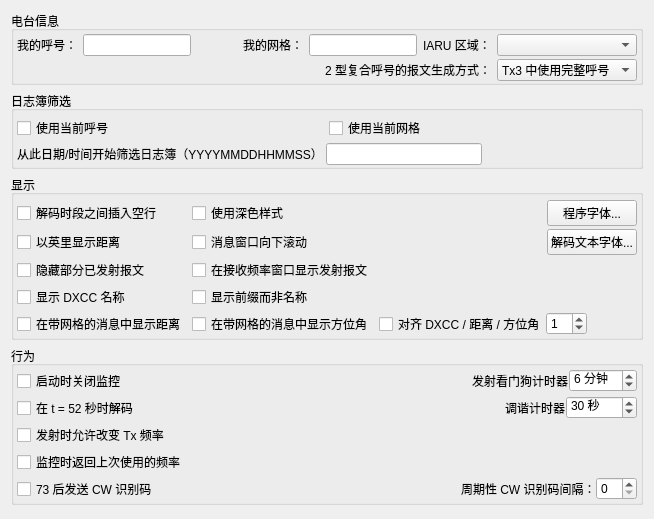
     <widget class="QWidget" name="general_tab">
      <attribute name="title">
       <string>常规</string>
      </attribute>
      <attribute name="toolTip">
       <string>电台基本信息和设置。</string>
      </attribute>
      <layout class="QVBoxLayout" name="verticalLayout_4">
       <item>
        <widget class="QGroupBox" name="station_group_box">
         <property name="sizePolicy">
          <sizepolicy hsizetype="Preferred" vsizetype="Preferred">
           <horstretch>0</horstretch>
           <verstretch>0</verstretch>
          </sizepolicy>
         </property>
         <property name="title">
          <string>电台信息</string>
         </property>
         <layout class="QGridLayout" name="gridLayout_14">
          <property name="leftMargin">
           <number>3</number>
          </property>
          <property name="topMargin">
           <number>3</number>
          </property>
          <property name="rightMargin">
           <number>3</number>
          </property>
          <property name="bottomMargin">
           <number>1</number>
          </property>
          <property name="verticalSpacing">
           <number>3</number>
          </property>
          <item row="0" column="0">
           <widget class="QLabel" name="callsign_label">
            <property name="text">
             <string>我的呼号：</string>
            </property>
            <property name="buddy">
             <cstring>callsign_line_edit</cstring>
            </property>
           </widget>
          </item>
          <item row="0" column="1">
           <widget class="QLineEdit" name="callsign_line_edit">
            <property name="toolTip">
             <string>本台呼号。</string>
            </property>
           </widget>
          </item>
          <item row="0" column="2">
           <spacer name="horizontalSpacer_4">
            <property name="orientation">
             <enum>Qt::Horizontal</enum>
            </property>
            <property name="sizeHint" stdset="0">
             <size>
              <width>40</width>
              <height>20</height>
             </size>
            </property>
           </spacer>
          </item>
          <item row="0" column="3">
           <widget class="QLabel" name="grid_label">
            <property name="text">
             <string>我的网格：</string>
            </property>
            <property name="buddy">
             <cstring>grid_line_edit</cstring>
            </property>
           </widget>
          </item>
          <item row="0" column="4">
           <widget class="QLineEdit" name="grid_line_edit">
            <property name="toolTip">
             <string>Maidenhead 网格定位（至少填写前四位）。</string>
            </property>
           </widget>
          </item>
          <item row="0" column="5">
           <widget class="QLabel" name="label_121">
            <property name="text">
             <string>IARU 区域：</string>
            </property>
            <property name="buddy">
             <cstring>region_combo_box</cstring>
            </property>
           </widget>
          </item>
          <item row="0" column="6">
           <widget class="QComboBox" name="region_combo_box">
            <property name="toolTip">
             <string>&lt;html&gt;&lt;head/&gt;&lt;body&gt;&lt;p&gt;选择您的 IARU 区域。&lt;/p&gt;&lt;/body&gt;&lt;/html&gt;</string>
            </property>
           </widget>
          </item>
          <item row="1" column="6">
           <widget class="QComboBox" name="type_2_msg_gen_combo_box">
            <property name="enabled">
             <bool>true</bool>
            </property>
            <property name="toolTip">
             <string>&lt;html&gt;&lt;head/&gt;&lt;body&gt;&lt;p&gt;Type 2 compound callsigns are those with prefixes or suffixes not included in the allowed shortlist (See Help-&amp;gt;Add-on prefixes and suffixes).&lt;/p&gt;&lt;p&gt;This option determines which generated messages should contain your full type 2 compound call sign rather than your base callsign. It only applies if you have a type 2 compound callsign.&lt;/p&gt;&lt;p&gt;This option controls the way the messages that are used to answer CQ calls are generated. Generated messages 6 (CQ) and 5 (73) will always contain your full callsign. The JT65 and JT9 protocols allow for some standard messages with your full call at the expense of another piece of information such as the DX call or your locator.&lt;/p&gt;&lt;p&gt;Choosing message 1 omits the DX callsign which may be an issue when replying to CQ calls. Choosing message 3 also omits the DX callsign and many versions of this and other software will not extract the report. Choosing neither means that your full callsign only goes in your message 5 (73) so your QSO partner my log the wrong callsign.&lt;/p&gt;&lt;p&gt;None of these options are perfect, message 3 is best but be aware your QSO partner may not log the report you send them.&lt;/p&gt;&lt;/body&gt;&lt;/html&gt;</string>
            </property>
            <property name="currentIndex">
             <number>1</number>
            </property>
            <item>
             <property name="text">
              <string>Tx1 中使用完整呼号</string>
             </property>
            </item>
            <item>
             <property name="text">
              <string>Tx3 中使用完整呼号</string>
             </property>
            </item>
            <item>
             <property name="text">
              <string>仅 Tx5 使用完整呼号</string>
             </property>
            </item>
           </widget>
          </item>
          <item row="1" column="0" colspan="6">
           <widget class="QLabel" name="label_5">
            <property name="text">
             <string>2 型复合呼号的报文生成方式：</string>
            </property>
            <property name="alignment">
             <set>Qt::AlignRight|Qt::AlignTrailing|Qt::AlignVCenter</set>
            </property>
            <property name="buddy">
             <cstring>type_2_msg_gen_combo_box</cstring>
            </property>
           </widget>
          </item>
         </layout>
        </widget>
       </item>
       <item>
        <widget class="QGroupBox" name="groupBox_13">
         <property name="minimumSize">
          <size>
           <width>0</width>
           <height>60</height>
          </size>
         </property>
         <property name="title">
          <string>日志簿筛选</string>
         </property>
         <layout class="QGridLayout" name="gridLayout_42">
          <property name="leftMargin">
           <number>3</number>
          </property>
          <property name="topMargin">
           <number>3</number>
          </property>
          <property name="rightMargin">
           <number>3</number>
          </property>
          <property name="bottomMargin">
           <number>1</number>
          </property>
          <item row="0" column="0">
           <layout class="QVBoxLayout" name="verticalLayout_22">
            <property name="spacing">
             <number>3</number>
            </property>
            <property name="topMargin">
             <number>2</number>
            </property>
            <item>
             <layout class="QHBoxLayout" name="horizontalLayout_38">
              <item>
               <widget class="QCheckBox" name="callNotif_check_box">
                <property name="text">
                 <string>使用当前呼号</string>
                </property>
               </widget>
              </item>
              <item>
               <spacer name="horizontalSpacer_32">
                <property name="orientation">
                 <enum>Qt::Horizontal</enum>
                </property>
                <property name="sizeHint" stdset="0">
                 <size>
                  <width>10</width>
                  <height>5</height>
                 </size>
                </property>
               </spacer>
              </item>
              <item>
               <widget class="QCheckBox" name="gridNotif_check_box">
                <property name="text">
                 <string>使用当前网格</string>
                </property>
               </widget>
              </item>
              <item>
               <spacer name="horizontalSpacer_34">
                <property name="orientation">
                 <enum>Qt::Horizontal</enum>
                </property>
                <property name="sizeHint" stdset="0">
                 <size>
                  <width>10</width>
                  <height>5</height>
                 </size>
                </property>
               </spacer>
              </item>
             </layout>
            </item>
            <item>
             <layout class="QHBoxLayout" name="horizontalLayout_39">
              <item>
               <widget class="QLabel" name="label_25">
                <property name="text">
                 <string>从此日期/时间开始筛选日志簿（YYYYMMDDHHMMSS）</string>
                </property>
               </widget>
              </item>
              <item>
               <widget class="QLineEdit" name="logTime_line_edit">
                <property name="maxLength">
                 <number>14</number>
                </property>
               </widget>
              </item>
              <item>
               <spacer name="horizontalSpacer_33">
                <property name="orientation">
                 <enum>Qt::Horizontal</enum>
                </property>
                <property name="sizeHint" stdset="0">
                 <size>
                  <width>40</width>
                  <height>20</height>
                 </size>
                </property>
               </spacer>
              </item>
             </layout>
            </item>
           </layout>
          </item>
         </layout>
        </widget>
       </item>
       <item>
        <widget class="QGroupBox" name="display_group_box">
         <property name="sizePolicy">
          <sizepolicy hsizetype="Preferred" vsizetype="Preferred">
           <horstretch>0</horstretch>
           <verstretch>0</verstretch>
          </sizepolicy>
         </property>
         <property name="title">
          <string>显示</string>
         </property>
         <layout class="QGridLayout" name="gridLayout_4">
          <property name="leftMargin">
           <number>3</number>
          </property>
          <property name="topMargin">
           <number>3</number>
          </property>
          <property name="rightMargin">
           <number>3</number>
          </property>
          <property name="bottomMargin">
           <number>1</number>
          </property>
          <property name="verticalSpacing">
           <number>6</number>
          </property>
          <item row="0" column="1">
           <layout class="QGridLayout" name="gridLayout_21">
            <property name="topMargin">
             <number>2</number>
            </property>
            <property name="verticalSpacing">
             <number>3</number>
            </property>
            <item row="1" column="2">
             <widget class="QCheckBox" name="scroll_check_box">
              <property name="toolTip">
               <string>消息窗口向下而不是向上滚动。</string>
              </property>
              <property name="text">
               <string>消息窗口向下滚动</string>
              </property>
             </widget>
            </item>
            <item row="4" column="0">
             <widget class="QCheckBox" name="cb_showDistance">
              <property name="toolTip">
               <string>&lt;html&gt;&lt;head/&gt;&lt;body&gt;&lt;p&gt;当台站发送网格定位时，在波段活动窗格计算并显示距离。&lt;/p&gt;&lt;/body&gt;&lt;/html&gt;</string>
              </property>
              <property name="text">
               <string>在带网格的消息中显示距离</string>
              </property>
             </widget>
            </item>
            <item row="2" column="2">
             <widget class="QCheckBox" name="TX_messages_check_box">
              <property name="enabled">
               <bool>true</bool>
              </property>
              <property name="toolTip">
               <string>在接收频率窗口显示已发送的报文。</string>
              </property>
              <property name="text">
               <string>在接收频率窗口显示发射报文</string>
              </property>
              <property name="checked">
               <bool>false</bool>
              </property>
             </widget>
            </item>
            <item row="3" column="0">
             <widget class="QCheckBox" name="countryName_check_box">
              <property name="toolTip">
               <string>在已解码报文后附加 DXCC 名称。</string>
              </property>
              <property name="text">
               <string>显示 DXCC 名称</string>
              </property>
             </widget>
            </item>
            <item row="0" column="4">
             <widget class="QPushButton" name="font_push_button">
              <property name="toolTip">
               <string>设置程序字体。</string>
              </property>
              <property name="text">
               <string>程序字体...</string>
              </property>
             </widget>
            </item>
            <item row="1" column="4">
             <widget class="QPushButton" name="decoded_text_font_push_button">
              <property name="toolTip">
               <string>设置波段活动和接收频率区域的字体。</string>
              </property>
              <property name="text">
               <string>解码文本字体...</string>
              </property>
             </widget>
            </item>
            <item row="3" column="2">
             <widget class="QCheckBox" name="countryPrefix_check_box">
              <property name="toolTip">
               <string>附加前缀而不是名称。</string>
              </property>
              <property name="text">
               <string>显示前缀而非名称</string>
              </property>
             </widget>
            </item>
            <item row="1" column="0">
             <widget class="QCheckBox" name="miles_check_box">
              <property name="toolTip">
               <string>Show distance to DX station in miles rather than kilometers.</string>
              </property>
              <property name="text">
               <string>以英里显示距离</string>
              </property>
             </widget>
            </item>
            <item row="0" column="0">
             <widget class="QCheckBox" name="insert_blank_check_box">
              <property name="toolTip">
               <string>Include a separator line between periods in the band activity window.</string>
              </property>
              <property name="text">
               <string>解码时段之间插入空行</string>
              </property>
             </widget>
            </item>
            <item row="4" column="2">
             <widget class="QCheckBox" name="cb_showAzimuth">
              <property name="toolTip">
               <string>&lt;html&gt;&lt;head/&gt;&lt;body&gt;&lt;p&gt;当台站发送有效的 Maidenhead 网格定位时，在波段活动窗格计算并显示大圆方位角。&lt;/p&gt;&lt;/body&gt;&lt;/html&gt;</string>
              </property>
              <property name="text">
               <string>在带网格的消息中显示方位角</string>
              </property>
             </widget>
            </item>
            <item row="2" column="0">
             <widget class="QCheckBox" name="hide_TX_messages_check_box">
              <property name="toolTip">
               <string>&lt;html&gt;&lt;head/&gt;&lt;body&gt;&lt;p&gt;When TX message is changed previous message will not be shown if it was transmitted for less than 2 seconds.&lt;/p&gt;&lt;/body&gt;&lt;/html&gt;</string>
              </property>
              <property name="text">
               <string>隐藏部分已发射报文</string>
              </property>
             </widget>
            </item>
            <item row="0" column="2">
             <layout class="QHBoxLayout" name="horizontalLayout_40">
              <item>
               <widget class="QCheckBox" name="useDarkStyle_check_box">
                <property name="text">
                 <string>使用深色样式</string>
                </property>
               </widget>
              </item>
             </layout>
            </item>
            <item row="0" column="3">
             <spacer name="horizontalSpacer_2">
              <property name="orientation">
               <enum>Qt::Horizontal</enum>
              </property>
              <property name="sizeHint" stdset="0">
               <size>
                <width>0</width>
                <height>0</height>
               </size>
              </property>
             </spacer>
            </item>
            <item row="4" column="3" colspan="2">
             <layout class="QHBoxLayout" name="horizontalLayout_6">
              <item>
               <widget class="QCheckBox" name="cb_Align">
                <property name="toolTip">
                 <string>&lt;html&gt;&lt;head/&gt;&lt;body&gt;&lt;p&gt;对齐 DXCC、距离和方位角文本。&lt;/p&gt;&lt;/body&gt;&lt;/html&gt;</string>
                </property>
                <property name="text">
                 <string>对齐 DXCC / 距离 / 方位角</string>
                </property>
               </widget>
              </item>
              <item>
               <widget class="QSpinBox" name="align_spin_box">
                <property name="toolTip">
                 <string>&lt;html&gt;&lt;head/&gt;&lt;body&gt;&lt;p&gt;增减 DXCC 与距离/方位角之间的间距。&lt;/p&gt;&lt;/body&gt;&lt;/html&gt;</string>
                </property>
                <property name="minimum">
                 <number>-2</number>
                </property>
                <property name="maximum">
                 <number>10</number>
                </property>
                <property name="value">
                 <number>1</number>
                </property>
               </widget>
              </item>
              <item>
               <spacer name="horizontalSpacer_7">
                <property name="orientation">
                 <enum>Qt::Horizontal</enum>
                </property>
                <property name="sizeHint" stdset="0">
                 <size>
                  <width>0</width>
                  <height>20</height>
                 </size>
                </property>
               </spacer>
              </item>
             </layout>
            </item>
           </layout>
          </item>
         </layout>
        </widget>
       </item>
       <item>
        <widget class="QGroupBox" name="behaviour_group_box">
         <property name="title">
          <string>行为</string>
         </property>
         <layout class="QGridLayout" name="gridLayout_8">
          <property name="leftMargin">
           <number>3</number>
          </property>
          <property name="topMargin">
           <number>3</number>
          </property>
          <property name="rightMargin">
           <number>3</number>
          </property>
          <property name="bottomMargin">
           <number>1</number>
          </property>
          <property name="horizontalSpacing">
           <number>6</number>
          </property>
          <property name="verticalSpacing">
           <number>3</number>
          </property>
          <item row="0" column="0">
           <layout class="QHBoxLayout" name="horizontalLayout_32">
            <item>
             <widget class="QCheckBox" name="monitor_off_check_box">
              <property name="toolTip">
               <string>Don't start decoding until the monitor button is clicked.</string>
              </property>
              <property name="text">
               <string>启动时关闭监控</string>
              </property>
              <property name="checked">
               <bool>false</bool>
              </property>
             </widget>
            </item>
            <item>
             <spacer name="horizontalSpacer_18">
              <property name="orientation">
               <enum>Qt::Horizontal</enum>
              </property>
              <property name="sizeHint" stdset="0">
               <size>
                <width>40</width>
                <height>20</height>
               </size>
              </property>
             </spacer>
            </item>
            <item>
             <widget class="QLabel" name="label_30">
              <property name="enabled">
               <bool>true</bool>
              </property>
              <property name="text">
               <string>发射看门狗计时器</string>
              </property>
             </widget>
            </item>
            <item>
             <widget class="QSpinBox" name="tx_watchdog_spin_box">
              <property name="enabled">
               <bool>true</bool>
              </property>
              <property name="toolTip">
               <string>&lt;html&gt;&lt;head/&gt;&lt;body&gt;&lt;p&gt;Number of minutes before unattended transmissions are aborted&lt;/p&gt;&lt;/body&gt;&lt;/html&gt;</string>
              </property>
              <property name="specialValueText">
               <string>禁用</string>
              </property>
              <property name="suffix">
               <string> 分钟</string>
              </property>
              <property name="value">
               <number>6</number>
              </property>
             </widget>
            </item>
           </layout>
          </item>
          <item row="1" column="0">
           <layout class="QHBoxLayout" name="horizontalLayout_33">
            <item>
             <widget class="QCheckBox" name="decode_at_52s_check_box">
              <property name="text">
               <string>在 t = 52 秒时解码</string>
              </property>
             </widget>
            </item>
            <item>
             <spacer name="horizontalSpacer_26">
              <property name="orientation">
               <enum>Qt::Horizontal</enum>
              </property>
              <property name="sizeHint" stdset="0">
               <size>
                <width>40</width>
                <height>20</height>
               </size>
              </property>
             </spacer>
            </item>
            <item>
             <widget class="QLabel" name="label_32">
              <property name="text">
               <string>调谐计时器</string>
              </property>
             </widget>
            </item>
            <item>
             <widget class="QSpinBox" name="tune_timer_spin_box">
              <property name="toolTip">
               <string>&lt;html&gt;&lt;head/&gt;&lt;body&gt;&lt;p&gt;Number of seconds before tune is aborted&lt;/p&gt;&lt;/body&gt;&lt;/html&gt;</string>
              </property>
              <property name="specialValueText">
               <string>Disabled</string>
              </property>
              <property name="suffix">
               <string> 秒</string>
              </property>
              <property name="minimum">
               <number>0</number>
              </property>
              <property name="maximum">
               <number>300</number>
              </property>
              <property name="singleStep">
               <number>5</number>
              </property>
              <property name="value">
               <number>30</number>
              </property>
             </widget>
            </item>
           </layout>
          </item>
          <item row="2" column="0">
           <widget class="QCheckBox" name="tx_QSY_check_box">
            <property name="toolTip">
             <string>&lt;html&gt;&lt;head/&gt;&lt;body&gt;&lt;p&gt;Some rigs are not able to process CAT commands while transmitting. This means that if you are operating in split mode you may have to uncheck this option.&lt;/p&gt;&lt;/body&gt;&lt;/html&gt;</string>
            </property>
            <property name="text">
             <string>发射时允许改变 Tx 频率</string>
            </property>
           </widget>
          </item>
          <item row="3" column="0">
           <widget class="QCheckBox" name="monitor_last_used_check_box">
            <property name="toolTip">
             <string>&lt;html&gt;&lt;head/&gt;&lt;body&gt;&lt;p&gt;Check this if you wish to automatically return to the last monitored frequency when monitor is enabled, leave it unchecked if you wish to have the current rig frequency maintained.&lt;/p&gt;&lt;/body&gt;&lt;/html&gt;</string>
            </property>
            <property name="text">
             <string>监控时返回上次使用的频率</string>
            </property>
           </widget>
          </item>
          <item row="4" column="0">
           <layout class="QHBoxLayout" name="horizontalLayout_9">
            <item>
             <widget class="QCheckBox" name="CW_id_after_73_check_box">
              <property name="toolTip">
               <string>Send a CW ID after every 73 or free text message.</string>
              </property>
              <property name="text">
               <string>73 后发送 CW 识别码</string>
              </property>
             </widget>
            </item>
            <item>
             <spacer name="horizontalSpacer">
              <property name="orientation">
               <enum>Qt::Horizontal</enum>
              </property>
              <property name="sizeHint" stdset="0">
               <size>
                <width>40</width>
                <height>20</height>
               </size>
              </property>
             </spacer>
            </item>
            <item>
             <widget class="QLabel" name="label">
              <property name="sizePolicy">
               <sizepolicy hsizetype="Preferred" vsizetype="Preferred">
                <horstretch>0</horstretch>
                <verstretch>0</verstretch>
               </sizepolicy>
              </property>
              <property name="text">
               <string>周期性 CW 识别码间隔：</string>
              </property>
              <property name="buddy">
               <cstring>CW_id_interval_spin_box</cstring>
              </property>
             </widget>
            </item>
            <item>
             <widget class="QSpinBox" name="CW_id_interval_spin_box">
              <property name="sizePolicy">
               <sizepolicy hsizetype="Minimum" vsizetype="Fixed">
                <horstretch>0</horstretch>
                <verstretch>0</verstretch>
               </sizepolicy>
              </property>
              <property name="toolTip">
               <string>Send a CW ID periodically every few minutes.
This might be required under your countries licence regulations.
It will not interfere with other users as it is always sent in the
quiet period when decoding is done.</string>
              </property>
             </widget>
            </item>
           </layout>
          </item>
         </layout>
        </widget>
       </item>
       <item>
        <spacer name="verticalSpacer">
         <property name="orientation">
          <enum>Qt::Vertical</enum>
         </property>
         <property name="sizeHint" stdset="0">
          <size>
           <width>20</width>
           <height>3</height>
          </size>
         </property>
        </spacer>
       </item>
      </layout>
     </widget>
